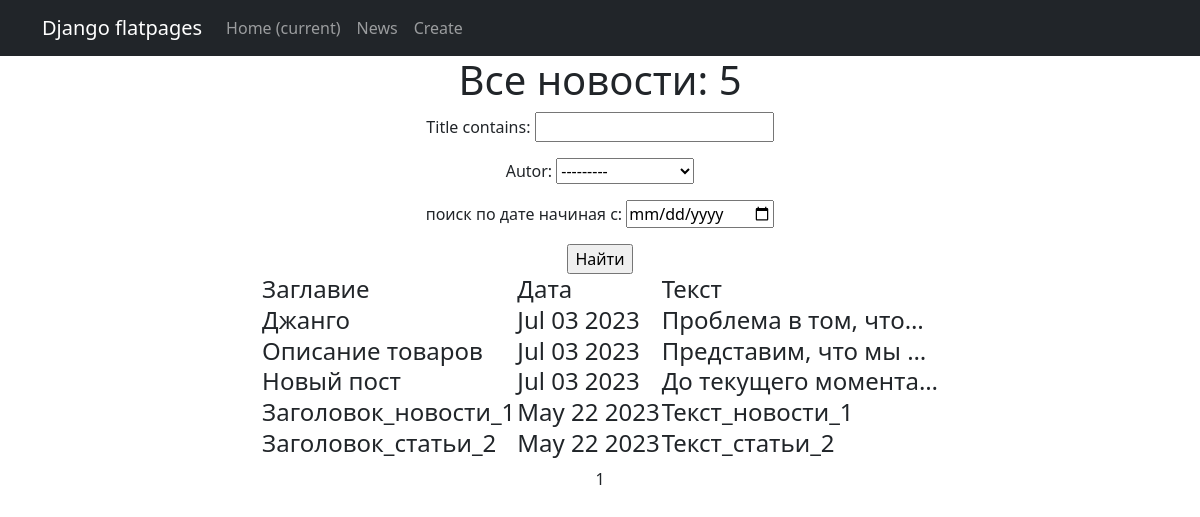
Page /news/ on the committed database.
### news/models.py (models this page shows, shortened)
class Post(models.Model):
    news = 'NW'
    arcticle = 'AR'
    TYPE = [
        (news, 'Новость'),
        (arcticle, 'Статья')
    ]
    post_type = models.CharField(max_length=2,
                                 choices=TYPE,
                                 default=arcticle)
    time_in = models.DateTimeField(auto_now_add=True)
    title = models.CharField(max_length=255)
    text = models.TextField()
    rating = models.SmallIntegerField(default=0)
    autor = models.ForeignKey(Autor, on_delete=models.CASCADE)
    category = models.ManyToManyField(Category, through='PostCategory')

### news/views.py (the view)
# urls.py: path('', PostList.as_view(), name='post_list'),
class PostList(ListView):
    model = Post
    ordering = '-time_in'
    template_name = 'posts.html'
    context_object_name = 'posts'
    paginate_by = 10
    def get_queryset(self):
        queryset = super().get_queryset()
        self.filterset = PostFilter(self.request.GET, queryset)
        return self.filterset.qs
    def get_context_data(self, **kwargs):
        context = super().get_context_data(**kwargs)
        context['filterset'] = self.filterset
        return context

### templates/posts.html (shortened to what this page needs)
{% extends 'flatpages/default.html' %}
{% load custom_filters %}
{% load custom_tags %}
{% block content %}
    <h1>Все новости: {{ posts|length }}</h1>
    <form action="" method="get">
        {{ filterset.form.as_p }}
        <input type="submit" value="Найти" />
    </form>
    {% if posts %}
    <center>
        <h4>
            <table>
                <tr>
                    <td> Заглавие </td>
                    <td> Дата </td>
                    <td> Текст </td>
                </tr>
                {% for post in posts %}
                <tr>
                    <td>{{ post.title }}</td>
                    <td>{{post.time_in|date:'M d Y'}}</td>
                    <td>{{ post.text|truncatechars:20 }}</td>
                </tr>
                {% endfor %}
            </table>
        </h4>
    </center>
    {% else %}
        <h2>Новостей нет</h2>
    {% endif %}
    {{ page_obj.number }}
{% endblock content %}

### rows in the picture
Post: title "Джанго", time_in "Jul 03 2023", text "Проблема в том, что…"
Post: title "Описание товаров", time_in "Jul 03 2023", text "Представим, что мы …"
Post: title "Новый пост", time_in "Jul 03 2023", text "До текущего момента…"
Post: title "Заголовок_новости_1", time_in "May 22 2023", text "Текст_новости_1"
Post: title "Заголовок_статьи_2", time_in "May 22 2023", text "Текст_статьи_2"

### other values in the picture
{{ posts|length }} "5"
{{ page_obj.number }} "1"
